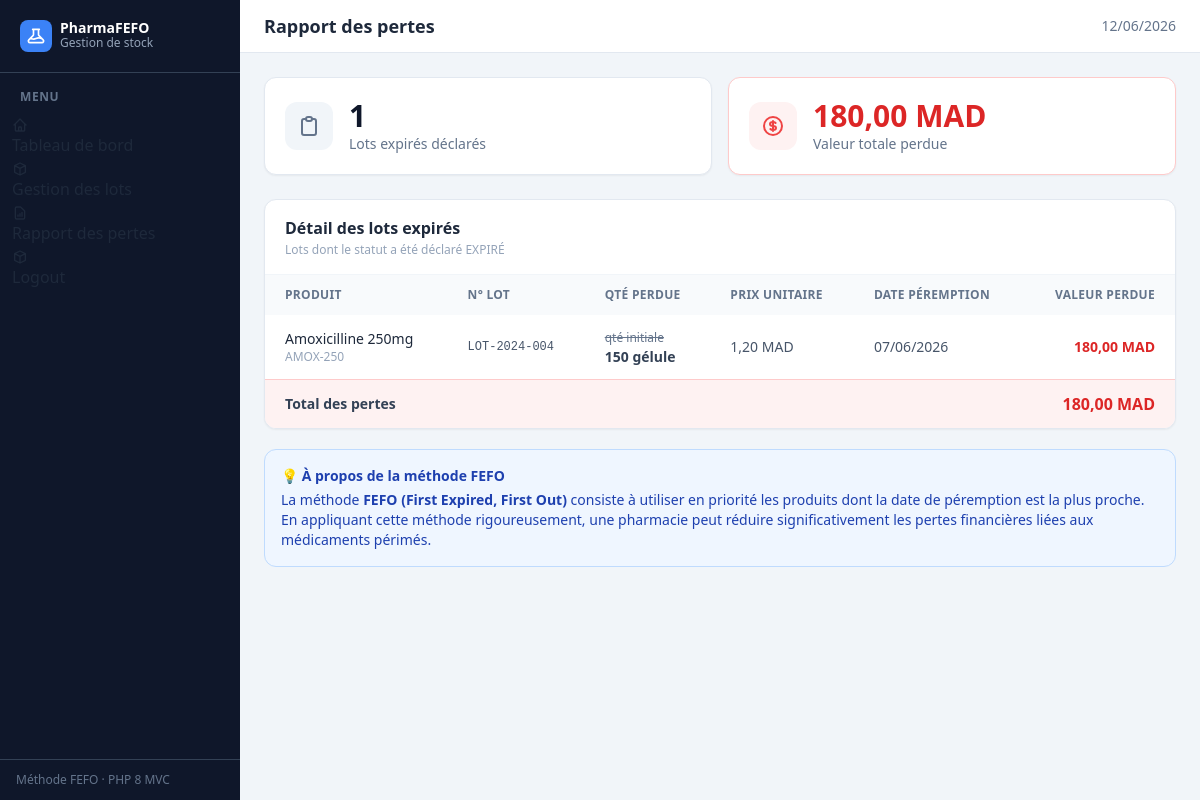
/public/index.php?page=rapport, run on the app's committed database.
### tables this page shows
CREATE TABLE stock_batches (
    id INT AUTO_INCREMENT PRIMARY KEY,
    product_id INT NOT NULL,
    batch_number VARCHAR(50) NOT NULL,
    quantity INT NOT NULL DEFAULT 0,
    expiry_date DATE NOT NULL,
    status ENUM('ACTIVE', 'EXPIRED') NOT NULL DEFAULT 'ACTIVE',
    created_at DATETIME DEFAULT CURRENT_TIMESTAMP,
    FOREIGN KEY (product_id) REFERENCES products(id) ON DELETE CASCADE
);

CREATE TABLE products (
    id INT AUTO_INCREMENT PRIMARY KEY,
    name VARCHAR(150) NOT NULL,
    reference VARCHAR(50) NOT NULL UNIQUE,
    unit VARCHAR(20) NOT NULL DEFAULT 'comprimé',
    unit_price DECIMAL(10, 2) NOT NULL DEFAULT 0.00,
    created_at DATETIME DEFAULT CURRENT_TIMESTAMP
);

### Src/controller/RapportController.php (called while the page is built, shortened)
<?php
class RapportController
{
    private StockBatchRepository $repo;
    public function __construct(StockBatchRepository $repo)
    {
        $this->repo = $repo;
    }
    public function index(): void
    {
        $expiredLots = $this->repo->findExpired();
        $totalLost = 0.0;
        foreach ($expiredLots as $lot) {
            $totalLost += $lot->getTotalValue();
        }
        $countExpired = count($expiredLots);
        require __DIR__ . '/../../templates/rapport/index.php';
    }
}

### Src/Repository/StockBatchRepository.php (called while the page is built, shortened)
<?php
class StockBatchRepository
{
    private PDO $pdo;
    public function __construct(PDO $pdo)
    {
        $this->pdo = $pdo;
    }
    private function baseQuery(): string
    {
        return "
            SELECT
                sb.*,
                p.name        AS product_name,
                p.reference   AS product_reference,
                p.unit_price  AS unit_price,
                p.unit        AS unit
            FROM stock_batches sb
            JOIN products p ON sb.product_id = p.id
        ";
    }
    public function findExpired(): array
    {
        $stmt = $this->pdo->query($this->baseQuery() . " WHERE sb.status = 'EXPIRED' ORDER BY sb.expiry_date ASC");
        return array_map(fn($row) => new StockBatch($row), $stmt->fetchAll());
    }
}

### Src/Entity/stockbatch.php (called while the page is built, shortened)
<?php
class StockBatch
{
    public int $quantity;
    public float $unitPrice = 0.0;
    public function __construct(array $data = [])
    {
        $this->batchNumber      = $data['batch_number'] ?? '';
        $this->quantity         = (int) ($data['quantity'] ?? 0);
        $this->expiryDate       = $data['expiry_date'] ?? '';
        $this->productName      = $data['product_name'] ?? '';
        $this->productReference = $data['product_reference'] ?? '';
        $this->unitPrice        = (float) ($data['unit_price'] ?? 0.0);
        $this->unit             = $data['unit'] ?? '';
    }
    public function getTotalValue(): float
    {
        return $this->quantity * $this->unitPrice;
    }
}

### templates/rapport/index.php (the view, shortened to what this page needs)
<?php
require __DIR__ . '/../layouts/header.php';
?>
<div class="grid grid-cols-1 sm:grid-cols-2 gap-4 mb-6">
    <div class="bg-white rounded-xl p-5 shadow-sm border border-slate-200 flex items-center gap-4">
        <div class="w-12 h-12 bg-slate-100 rounded-xl flex items-center justify-center shrink-0">
            <svg class="w-6 h-6 text-slate-500" fill="none" stroke="currentColor" viewBox="0 0 24 24">
                <path stroke-linecap="round" stroke-linejoin="round" stroke-width="2"
                    d="M9 5H7a2 2 0 00-2 2v12a2 2 0 002 2h10a2 2 0 002-2V7a2 2 0 00-2-2h-2M9 5a2 2 0 002 2h2a2 2 0 002-2M9 5a2 2 0 012-2h2a2 2 0 012 2" />
            </svg>
        </div>
        <div>
            <p class="text-3xl font-bold text-slate-900"><?= $countExpired ?></p>
            <p class="text-sm text-slate-500">Lots expirés déclarés</p>
        </div>
    </div>
    <div class="bg-white rounded-xl p-5 shadow-sm border border-red-200 flex items-center gap-4">
        <div class="w-12 h-12 bg-red-50 rounded-xl flex items-center justify-center shrink-0">
        </div>
        <div>
            <p class="text-3xl font-bold text-red-600"><?= number_format($totalLost, 2, ',', ' ') ?> MAD</p>
            <p class="text-sm text-slate-500">Valeur totale perdue</p>
        </div>
    </div>
</div>
<div class="bg-white rounded-xl shadow-sm border border-slate-200 overflow-hidden">
    <div class="px-5 py-4 border-b border-slate-100">
        <h2 class="font-semibold text-slate-800">Détail des lots expirés</h2>
        <p class="text-xs text-slate-400 mt-0.5">Lots dont le statut a été déclaré EXPIRÉ</p>
    </div>
    <?php if (empty($expiredLots)): ?>
        <div class="text-center py-12">
            <svg class="w-10 h-10 mx-auto mb-3 text-emerald-300" fill="none" stroke="currentColor" viewBox="0 0 24 24">
                <path stroke-linecap="round" stroke-linejoin="round" stroke-width="2" d="M9 12l2 2 4-4m6 2a9 9 0 11-18 0 9 9 0 0118 0z" />
            </svg>
            <p class="text-slate-400 text-sm">Aucun lot expiré. Bonne gestion !</p>
        </div>
    <?php else: ?>
        <div class="overflow-x-auto">
            <table class="w-full text-sm">
                <thead>
                    <tr class="bg-slate-50 text-slate-500 uppercase text-xs tracking-wide">
                        <th class="text-left px-5 py-3 font-semibold">Produit</th>
                        <th class="text-left px-5 py-3 font-semibold">N° Lot</th>
                        <th class="text-left px-5 py-3 font-semibold">Qté perdue</th>
                        <th class="text-left px-5 py-3 font-semibold">Prix unitaire</th>
                        <th class="text-left px-5 py-3 font-semibold">Date péremption</th>
                        <th class="text-right px-5 py-3 font-semibold">Valeur perdue</th>
                    </tr>
                </thead>
                <tbody class="divide-y divide-slate-100">
                    <?php foreach ($expiredLots as $lot): ?>
                        <tr class="hover:bg-slate-50 transition-colors">
                            <td class="px-5 py-3">
                                <span class="font-medium text-slate-800"><?= htmlspecialchars($lot->productName) ?></span>
                                <span class="block text-xs text-slate-400"><?= htmlspecialchars($lot->productReference) ?></span>
                            </td>
                            <td class="px-5 py-3 font-mono text-xs text-slate-600"><?= htmlspecialchars($lot->batchNumber) ?></td>
                            <td class="px-5 py-3">
                                <span class="text-slate-500 line-through text-xs">qté initiale</span>
                                <span class="block font-semibold text-slate-700"><?= $lot->quantity ?> <?= htmlspecialchars($lot->unit) ?></span>
                            </td>
                            <td class="px-5 py-3 text-slate-600"><?= number_format($lot->unitPrice, 2, ',', ' ') ?> MAD</td>
                            <td class="px-5 py-3 text-slate-600"><?= date('d/m/Y', strtotime($lot->expiryDate)) ?></td>
                            <td class="px-5 py-3 text-right">
                                <span class="font-semibold text-red-600">
                                    <?= number_format($lot->getTotalValue(), 2, ',', ' ') ?> MAD
                                </span>
                            </td>
                        </tr>
                    <?php endforeach; ?>
                </tbody>
                <tfoot>
                    <tr class="bg-red-50 border-t border-red-200">
                        <td colspan="5" class="px-5 py-3 text-sm font-semibold text-slate-700">Total des pertes</td>
                        <td class="px-5 py-3 text-right text-base font-bold text-red-600">
                            <?= number_format($totalLost, 2, ',', ' ') ?> MAD
                        </td>
                    </tr>
                </tfoot>
            </table>
        </div>
    <?php endif; ?>
</div>
<div class="mt-5 bg-blue-50 border border-blue-200 rounded-xl p-4 text-sm text-blue-800">
    <p class="font-semibold mb-1">💡 À propos de la méthode FEFO</p>
    <p>
        La méthode <strong>FEFO (First Expired, First Out)</strong> consiste à utiliser en priorité les produits dont
        la date de péremption est la plus proche. En appliquant cette méthode rigoureusement, une pharmacie peut
        réduire significativement les pertes financières liées aux médicaments périmés.
    </p>
</div>
<?php require __DIR__ . '/../layouts/footer.php'; ?>

### templates/layouts/header.php (style rules this page uses)
:root { --accent: #0f6cbf; }

### data on the page
stock_batches: product.name "Amoxicilline 250mg", product.reference "AMOX-250", batch_number "LOT-2024-004", quantity "150", product.unit "gélule", product.unit_price "1,20", expiry_date "07/06/2026", quantity.unit_price "180,00"

### other printed values
$pageTitle "Rapport des pertes"
$countExpired "1"
$totalLost "180,00"
